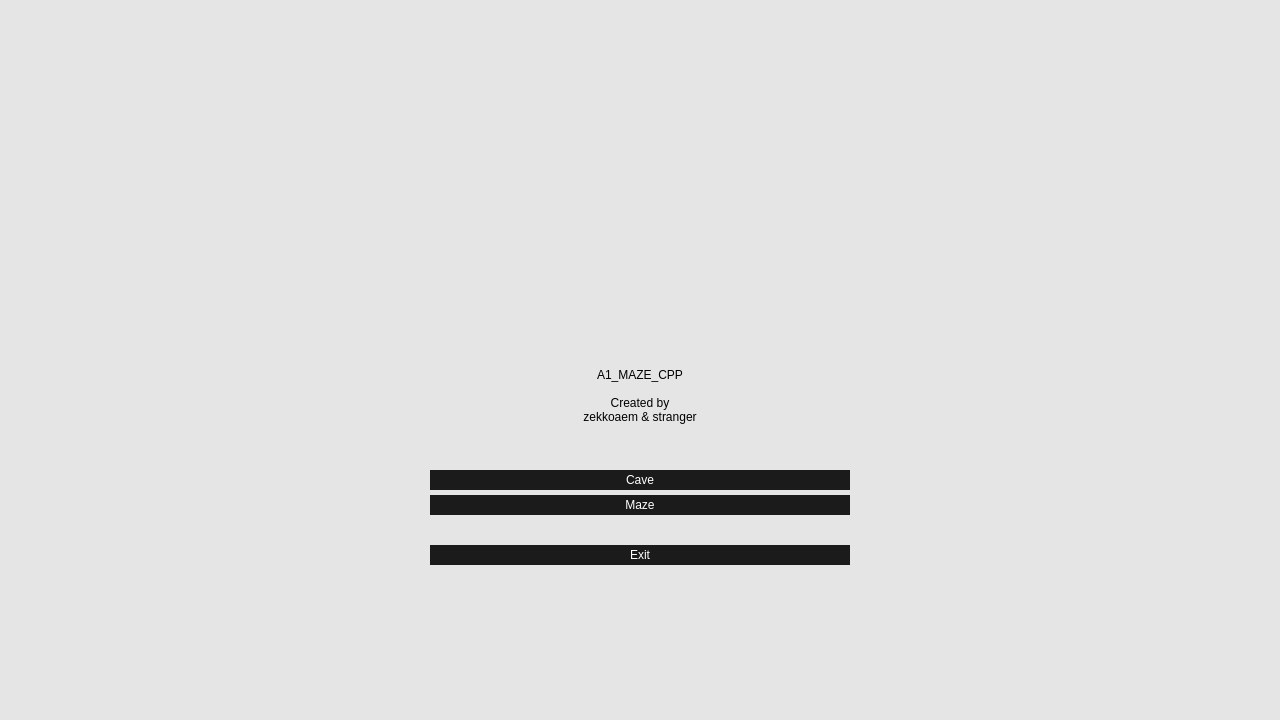
<?xml version="1.0" encoding="UTF-8"?>
<ui version="4.0">
 <class>MenuWidget</class>
 <widget class="QWidget" name="MenuWidget">
  <property name="geometry">
   <rect>
    <x>0</x>
    <y>0</y>
    <width>1280</width>
    <height>720</height>
   </rect>
  </property>
  <property name="minimumSize">
   <size>
    <width>1280</width>
    <height>720</height>
   </size>
  </property>
  <property name="maximumSize">
   <size>
    <width>1920</width>
    <height>1080</height>
   </size>
  </property>
  <property name="windowTitle">
   <string>Form</string>
  </property>
  <widget class="QStackedWidget" name="stackedWidget">
   <property name="geometry">
    <rect>
     <x>0</x>
     <y>0</y>
     <width>1280</width>
     <height>720</height>
    </rect>
   </property>
   <property name="styleSheet">
    <string notr="true">background-color: rgba(0, 0, 0, 5);</string>
   </property>
   <widget class="QWidget" name="page">
    <widget class="QLabel" name="gif_label">
     <property name="geometry">
      <rect>
       <x>430</x>
       <y>100</y>
       <width>420</width>
       <height>278</height>
      </rect>
     </property>
     <property name="styleSheet">
      <string notr="true">background-color: rgba(0, 0, 0, 0);</string>
     </property>
     <property name="text">
      <string/>
     </property>
    </widget>
    <widget class="QLabel" name="name_label">
     <property name="geometry">
      <rect>
       <x>430</x>
       <y>330</y>
       <width>420</width>
       <height>131</height>
      </rect>
     </property>
     <property name="styleSheet">
      <string notr="true">font: 28px &quot;PIXY&quot;;

border: solid;

background-color: rgba(0,  0, 0, 0);

color: black;
text-align: left;</string>
     </property>
     <property name="text">
      <string>A1_MAZE_CPP

Created by
zekkoaem &amp; stranger</string>
     </property>
     <property name="alignment">
      <set>Qt::AlignCenter</set>
     </property>
    </widget>
    <widget class="QPushButton" name="maze_button">
     <property name="geometry">
      <rect>
       <x>430</x>
       <y>495</y>
       <width>420</width>
       <height>20</height>
      </rect>
     </property>
     <property name="styleSheet">
      <string notr="true">QPushButton {
	border: solid;

	background-color: rgba(27,  27, 27, 255);

	color: white;
	text-align: center;

	font: 14px &quot;PIXY&quot;;
}

QPushButton:pressed {
	color: black;
    background-color:  rgba(200, 200, 200, 100);
}</string>
     </property>
     <property name="text">
      <string>Maze</string>
     </property>
    </widget>
    <widget class="QPushButton" name="cave_button">
     <property name="geometry">
      <rect>
       <x>430</x>
       <y>470</y>
       <width>420</width>
       <height>20</height>
      </rect>
     </property>
     <property name="styleSheet">
      <string notr="true">QPushButton {
	border: solid;

	background-color: rgba(27,  27, 27, 255);

	color: white;
	text-align: center;

	font: 14px &quot;PIXY&quot;;
}

QPushButton:pressed {
	color: black;
    background-color:  rgba(200, 200, 200, 100);
}</string>
     </property>
     <property name="text">
      <string>Cave</string>
     </property>
    </widget>
    <widget class="QPushButton" name="exit_button">
     <property name="geometry">
      <rect>
       <x>430</x>
       <y>545</y>
       <width>420</width>
       <height>20</height>
      </rect>
     </property>
     <property name="styleSheet">
      <string notr="true">QPushButton {
	border: solid;

	background-color: rgba(27,  27, 27, 255);

	color: white;
	text-align: center;

	font: 14px &quot;PIXY&quot;;
}

QPushButton:pressed {
	color: black;
    background-color:  rgba(200, 200, 200, 100);
}</string>
     </property>
     <property name="text">
      <string>Exit</string>
     </property>
    </widget>
   </widget>
  </widget>
 </widget>
 <resources/>
 <connections/>
</ui>
